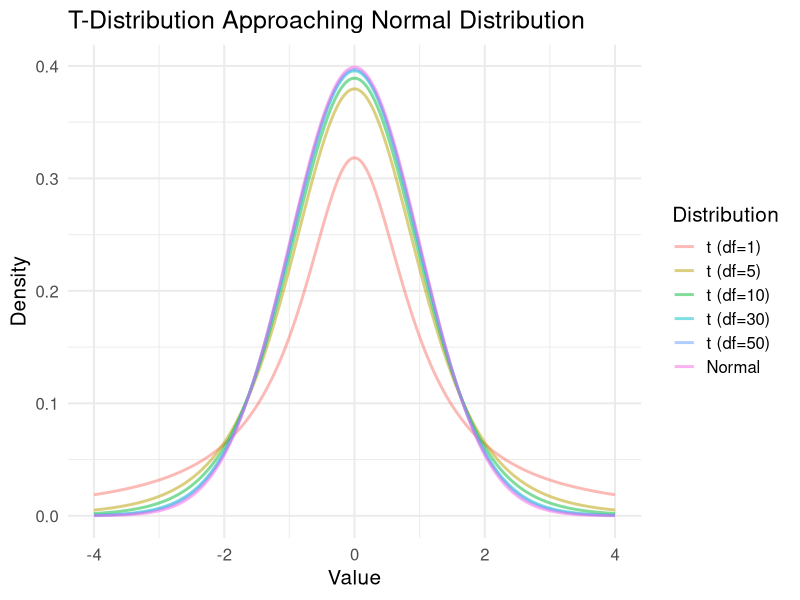

This chart was generated by the following R code: (Note: this script raises an error after producing the figure.)
## ---- chunk 1
# Load ggplot2 for visualization
library("ggplot2")
library("tidyverse")

#### Visualization Settins ####
base_size = 15
## ---- chunk 2
# Define degrees of freedom to compare
df_values <- c(1, 5, 10, 30, 50)  # t-distribution with increasing df

# Create a sequence of x-values (t-values)
x_vals <- seq(-4, 4, length.out = 300)

# Compute density for t-distributions and standard normal
df_plot <- data.frame(
  x = rep(x_vals, times = length(df_values) + 1),
  density = c(unlist(lapply(df_values, function(df) dt(x_vals, df))),
              dnorm(x_vals)),  # Normal distribution density
  distribution = factor(
    rep(c(paste0("t (df=", df_values, ")"), "Normal"), each = length(x_vals)),
    levels = c(paste0("t (df=", df_values, ")"), "Normal")  # Order legend correctly
  )
)

# Plot the t-distributions and normal distribution
ggplot(df_plot, aes(x = x, y = density, color = distribution)) +
  geom_line(size = 1, alpha = 0.5) +
  labs(title = "T-Distribution Approaching Normal Distribution",
       x = "Value",
       y = "Density",
       color = "Distribution") +
  theme_minimal(base_size = base_size)

## ---- chunk 3
#| echo: true
Toy_Data_4 <- read.csv("../ToyData/Toy_Data_4.csv")
Toy_Data_4 <- Toy_Data_4 %>% dplyr::select(case_id, outcome, gender, age, age_unit, wt_kg, ht_cm, ct_blood, temp, fever, cough, vomit)
#summary(Toy_Data_4)
test <- t.test(Toy_Data_4$temp, mu = 37.0)
test
## ---- chunk 4
#| echo: true
ggplot(Toy_Data_4, aes(x = temp)) +
  geom_histogram(fill = "steelblue", color = "black", alpha = 0.7) + 
  theme_classic(base_size = base_size)

## ---- chunk 5
#| echo: true

Toy_Data_4 <- Toy_Data_4 %>%
      mutate(
        outcome = as.factor(outcome)
      )%>%
      filter(!is.na(outcome) & !is.na(ct_blood))
  t.test(ct_blood ~ outcome, data = Toy_Data_4)
## ---- chunk 6
#| echo: true
boxplot <- Toy_Data_4 %>% ggplot(aes(x = outcome, y = ct_blood, fill = outcome)) +
  geom_boxplot(alpha = 0.7, outlier.color = "red", outlier.shape = 16, width = 0.4) +
  labs(title = "WBC count difference between two outcome group", x = "Outcome", y = "WBC count") +
  theme_classic(base_size = base_size)

boxplot
## ---- chunk 7
#| echo: true
summary_tbl <- Toy_Data_4 %>%
  group_by(outcome) %>%
  summarise(
    n =  n(),
    mean = mean(ct_blood), 
    sd = sd(ct_blood)
  ) %>%
  mutate(
    ci_lower = mean - 1.96 * sd/sqrt(n),
    ci_upper = mean + 1.96 * sd/sqrt(n)
  ) %>%
  ungroup()
## ---- chunk 8
#| echo: true
g <- summary_tbl %>% ggplot(aes(x = outcome, y = mean, fill = outcome)) +
  geom_col(position = "dodge" , width = 0.4) +  
  geom_errorbar(position = "dodge", aes(ymin = ci_lower, ymax = ci_upper), width = 0.2) + 
  coord_cartesian(ylim = c(20, 23)) +
  theme_classic(base_size = base_size)
g

## ---- chunk 9
#| echo: true

# Generate sample data
bp_data <- data.frame(
      ID = rep(1:30, times = 2),  # 30 individuals, each appearing twice
      Time = rep(c("Pre", "Post"), each = 30),  # Pre- and Post-intervention labels
      BP = round(c(rnorm(30, mean = 150, sd = 10),  # Pre-intervention BP
                   rnorm(30, mean = 130, sd = 10))) # Post-intervention BP
    )
## ---- chunk 10
#| echo: true
# Convert to wide format for t-test
bp_wide <- bp_data %>% 
    pivot_wider(names_from = Time, values_from = BP)
# Perform a paired t-test to compare pre-intervention and post-intervention BP
t_test_result <- t.test(bp_wide$Pre, bp_wide$Post, paired = TRUE)
# Display the result of the t-test
print(t_test_result)
## ---- chunk 11
#| echo: true

g <- ggplot(bp_data, aes(x = Time, y = BP, group = ID)) +
  geom_line(aes(color = factor(ID)), alpha = 0.7, show.legend = FALSE) +
  geom_point(color = "darkgrey", size = 3, alpha = 0.5) +
  theme_classic(base_size = base_size) +
  labs(title = "Paired Data Comparison", y = "Blood Pressure", x = "Time")
  
g
  
## ---- chunk 12
#| echo: true

g <- ggplot(bp_data, aes(x = Time, y = BP)) +
  geom_boxplot(outlier.shape = NA, alpha = 0.5, width = 0.4) +
  geom_jitter(aes(color = factor(ID)), width = 0.1, size = 2, alpha = 0.7) +
  geom_line(aes(group = ID), color = "gray", alpha = 0.5) +
  labs(title = "Paired Boxplot with Individual Changes", y = "Blood Pressure", x = "Time") +
  theme_classic(base_size = base_size) +
  theme(legend.position = "none") 
g
## ---- chunk 13
#| echo: true
 Toy_Data_4 <- Toy_Data_4 %>%
  filter(!is.na(age)) %>%
  mutate(
    age_ys = case_when(
      age_unit == "years" ~ age,
      age_unit == "months" ~ age/24
      )
  )%>%
 mutate(
    age_group = cut(age_ys, breaks = c(0, 6, 18, 100), labels = c("0-5", "6-17", "18+"), right = FALSE),
    gender = as.factor(gender)
 )
## ---- chunk 14
#| echo: true
aov_test <- aov(ht_cm ~ age_group, data = Toy_Data_4)
summary(aov_test)
## ---- chunk 15
#| echo: true
summary_tbl <- Toy_Data_4 %>%
  group_by(age_group) %>%
  summarise(
    n =  n(),
    mean = mean(ht_cm), 
    sd = sd(ht_cm)
  ) %>%
  mutate(
    ci_lower = mean - 1.96 * sd/sqrt(n),
    ci_upper = mean + 1.96 * sd/sqrt(n)
  ) %>%
  ungroup()
## ---- chunk 16
#| echo: true
g <- summary_tbl %>% ggplot(aes(x = age_group, y = mean, fill = age_group)) +
  geom_col(position = "dodge" , width = 0.6, alpha = 0.7) +  
  geom_errorbar(position = "dodge", aes(ymin = ci_lower, ymax = ci_upper), width = 0.2) + 
  labs(title = "Height Difference between Age Groups", x = "Age Group (years)", y = "Height (cm)", fill = "Age Group (years)")  + 
  theme_classic(base_size = base_size)
g

## ---- chunk 17
#| echo: true
aov_test <- aov(ht_cm ~ age_group * gender, data = Toy_Data_4)
summary(aov_test)
## ---- chunk 18
#| echo: true
summary_tbl <- Toy_Data_4 %>%
  filter(!is.na(gender)) %>%
  group_by(gender, age_group) %>%
  summarise(
    n =  n(),
    mean = mean(ht_cm), 
    sd = sd(ht_cm)
  ) %>%
  mutate(
    ci_lower = mean - 1.96 * sd/sqrt(n),
    ci_upper = mean + 1.96 * sd/sqrt(n)
  ) %>%
  ungroup()
## ---- chunk 19
#| echo: true
g <- summary_tbl %>% ggplot(aes(x = age_group, y = mean, fill = gender)) +
  geom_col(position = position_dodge(width = 0.6), width = 0.6, alpha = 0.7) +  
  geom_errorbar(position = position_dodge(width = 0.6), aes(ymin = ci_lower, ymax = ci_upper), width = 0.2) + 
  labs(title = "Height Difference between Age Groups", x = "Age Group (years)", y = "Height (cm)")  + 
  coord_cartesian(ylim = c(20, 170)) +
  theme_classic(base_size = base_size)
g

## ---- chunk 20
#| echo: true
cor.test(Toy_Data_4$ht_cm, Toy_Data_4$wt_kg, method = "pearson")

## ---- chunk 21
#| echo: true

# Plot
g <- ggplot(Toy_Data_4, aes(x = ht_cm, y = wt_kg)) +
  geom_point(color = "darkgrey", size = 3, alpha = 0.3) +
  geom_smooth(method = "lm", se = FALSE, color = "black", size = 0.2) +
  labs(title = "Correlation between Height and Weight", y = "Weight (kg)", x = "Height (cm)") +
  theme_classic(base_size = base_size)
g

## ---- chunk 22
#| echo: true
Toy_Data_3 <- read.csv("../ToyData/Toy_Data_3.csv")
#| echo: true
cor.test(Toy_Data_3$Income, Toy_Data_3$Depression_Score, method = "spearman")

## ---- chunk 23
#| echo: true

# Plot
g <- ggplot(Toy_Data_3, aes(x = Income, y = Depression_Score)) +
  geom_point(color = "darkgrey", size = 3, alpha = 0.3) +
  geom_smooth(method = "lm", se = FALSE, color = "black", size = 0.2) +
  labs(title = "Correlation between Depression and Household Income", y = "Drepssion", x = "Household Income (AED)") +
  theme_classic(base_size = base_size)
g

## ---- chunk 24
# Generate random data with no real correlation
x <- rnorm(20, mean = 50, sd = 10)
y <- rnorm(20, mean = 50, sd = 10)

# Introduce outliers that create an artificial correlation
x_outliers <- c(100, 105)
y_outliers <- c(100, 110)

# Combine data
x_all <- c(x, x_outliers)
y_all <- c(y, y_outliers)

# Create a data frame
df <- data.frame(x = x_all, y = y_all)

# Compute correlation
cor_with_outliers <- cor(df$x, df$y)

# Plot with outliers
p1 <- ggplot(df, aes(x = x, y = y)) +
  geom_point(color = "blue", size = 3, alpha = 0.5) +
  geom_smooth(method = "lm", se = FALSE, color = "pink", alpha = 0.5) +
  ggtitle(paste("With Outliers: Correlation =", round(cor_with_outliers, 2)))

# Remove outliers (keeping only data within 2 SD from mean)
df_clean <- df[abs(df$x - mean(df$x)) < 2 * sd(df$x) & abs(df$y - mean(df$y)) < 2 * sd(df$y), ]

# Compute correlation without outliers
cor_without_outliers <- cor(df_clean$x, df_clean$y)

# Plot without outliers
p2 <- ggplot(df_clean, aes(x = x, y = y)) +
  geom_point(color = "blue", size = 3, alpha = 0.5) +
  geom_smooth(method = "lm", se = FALSE, color = "pink", alpha = 0.5) +
  ggtitle(paste("Without Outliers: Correlation =", round(cor_without_outliers, 2)))

# Print both plots
library(gridExtra)
grid.arrange(p1, p2, ncol = 2)
